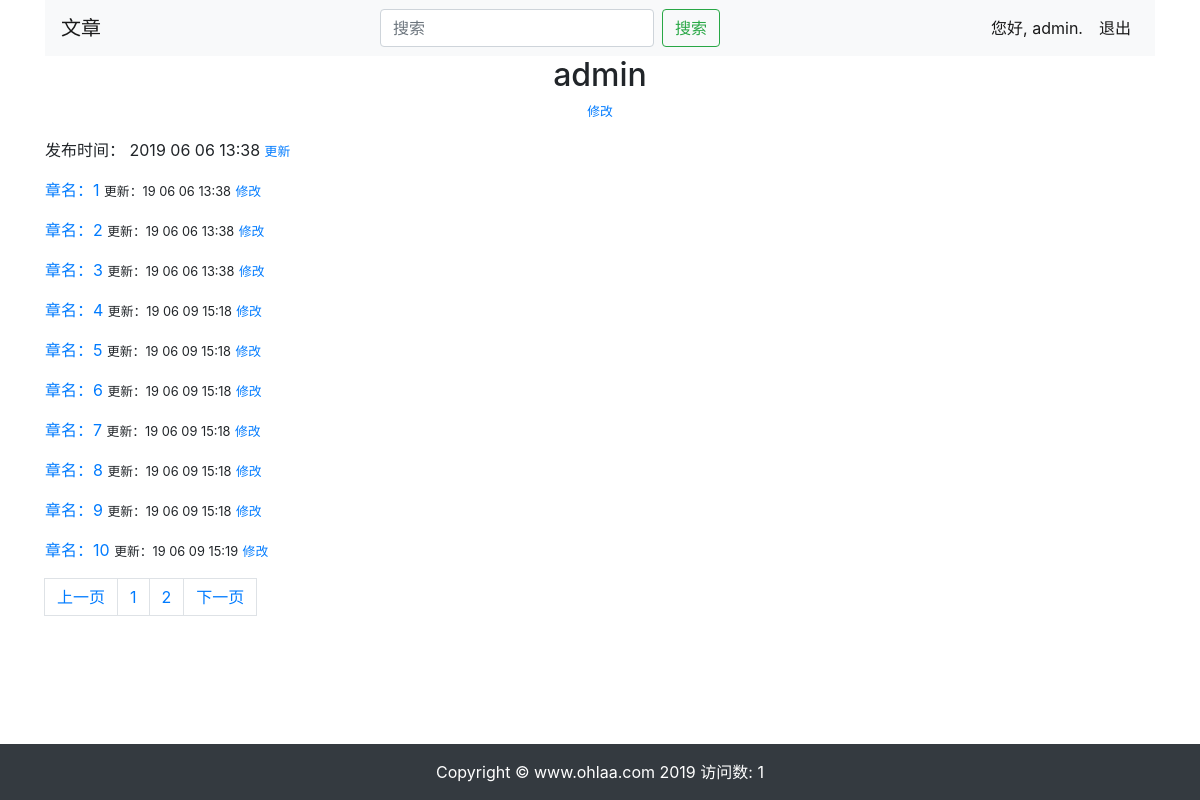
Page /article/1/ (signed in) on the committed database.
### learning_logs/models.py (models this page shows)
class Article(models.Model):
	art_name=models.CharField('标题',max_length=200)
	art_add_date=models.DateTimeField(auto_now_add=True)
	art_author=models.CharField('作者',max_length=10,default="")
	user_owner=models.ForeignKey(User,on_delete=models.CASCADE)
	art_type=models.CharField('类型',max_length=200)
	art_status=models.CharField('状态',max_length=200,default="")
	art_introduction=models.CharField('简介',max_length=200,default="")
	art_name_used=models.CharField('曾用名',max_length=200,default="")
	def __str__(self):
		if len(self.art_name)>=20:
			art_name_limit=self.art_name[:20]+'...'
		else:
			art_name_limit=self.art_name
		return art_name_limit

class ArtChapter(models.Model):
	chapter_name=models.CharField('章名',max_length=200)
	chapter_content=models.TextField('文章内容')
	article=models.ForeignKey(Article,verbose_name="文章",on_delete=models.CASCADE,null=True)
	chapter_add_date=models.DateTimeField(auto_now=True)
	class Meta:
		ordering=['chapter_add_date']

### learning_logs/views.py (the view)
# urls.py: re_path(r'^article/(?P<article_id>\d+)/$', views.article,name='article'),
def article(request,article_id):
	article=Article.objects.get(id=article_id)
	artchapters=article.artchapter_set.all()
	paginator=Paginator(artchapters,10)
	current_page=int(request.GET.get('page',1))
	if paginator.num_pages >7 :
		if current_page-3 < 1:
			page_ran=range(1,8)
		elif current_page +3 >paginator.num_pages:
			page_ran=range(paginator.num_pages-6,paginator.num_pages+1)
		else:
			page_ran=range(current_page-3,current_page+4)
		page_range=page_ran
	else:
		page_range=paginator.page_range
	current_page_chapter=paginator.page(current_page)
	context = {'article':article,'current_page_chapter':current_page_chapter,'page_range':page_range}
	return render(request,'learning_logs/article.html',context)

### learning_logs/templates/learning_logs/article.html
{% extends 'learning_logs/base.html' %}
{% block header %}
<h2 class="text-center">{{ article }}</h2>
<p class="small text-center">
	{% if article.user_owner == request.user %}
	<a href="{% url 'learning_logs:edit_art_chapter' article.id %}">修改</a>
	{% endif %}
</p>
{% endblock header %}
{% block content %}
<div class="panel panel-default">
	<div class="panel-body">
		<p>发布时间：
			{{ article.art_add_date|date:'Y m d H:i' }}
			{% if article.user_owner == request.user %}
			<small>
				<a href="{% url 'learning_logs:new_chapter' article.id%}">更新</a>
			</small>
			{% endif %}
		</p>
	</div>
	{% for i in current_page_chapter %}
		<p>
		<a href="{% url 'learning_logs:look_chapter' i.id %}">
			章名：{{i.chapter_name}}
		</a><small> 更新：{{i.chapter_add_date|date:'y m d H:i'}}</small>
		{% if article.user_owner == request.user %}
			<small>
				<a href="{% url 'learning_logs:edit_chapter' article.id i.id%}">修改</a>
			</small>
		{% endif %}
		</p>
	{% endfor %}
</div>
	<nav aria-label="Page navigation example">
		<ul class="pagination">
			{% if current_page_chapter.has_previous %}
			<li class="page-item"><a class="page-link" href="?current_page_chapter.previous_page_number" aria-label="Previous"><span aria-hidden="true">上一页</span></a></li>
			{% else %}
			<li class="disabled"><a class="page-link" href="" aria-label="Next"><span aria-hidden="true">上一页</span></a></li>
			{% endif %}
			{% for page in page_range %}
			<li class="page-item"><a class="page-link" href="?page={{page}}">{{page}}</a></li>
			{% endfor %}
			{% if current_page_chapter.has_next%}
			<li><a class="page-link" href="?page={{current_page_chapter.next_page_number}}" aria-label="Next"><span aria-hidden="true">下一页</span></a></li>
			{% else %}
			<li class="disabled"><a class="page-link"  href="" aria-label="Next"><span aria-hidden="true">下一页</span></a></li>
			{% endif %}
		</ul>
	</nav>
{% endblock content %}

### learning_logs/templates/header.html (shortened to what this page needs)
<div class="container">
  <nav class="navbar navbar-expand-lg navbar-light bg-light ">
    <a class="navbar-brand" href="{% url 'learning_logs:index' %}">文章</a>
    <div class="collapse navbar-collapse" id="navbarSupportedContent">
      <ul class="navbar-nav mr-auto">
        <form class="form-inline mr-auto my-2 my-lg-0" method="get" action="{% url 'learning_logs:search' %}">
          <input class="form-control mr-sm-2" type="search" placeholder="搜索" aria-label="Search" name="search_name" required>
          <button class="btn btn-outline-success my-2 my-sm-0" type="submit">搜索</button>
        </form>
      </ul>
      <ul class="navbar-nav mr-right">
        {% if user.is_authenticated %}
          <li class="nav-item">
            <a class="nav-link active" >您好, {{ user.username }}.</a>
          </li>
          <li class="nav-item">
            <a class="nav-link active" href="{% url 'users:logout' %}">退出</a>
          </li>
        {% endif %}
      </ul>
    </div>
  </nav>
</div>

### rows in the picture
Article: art_name "admin", art_add_date "2019 06 06 13:38"
ArtChapter: chapter_name "1", chapter_add_date "19 06 06 13:38"
ArtChapter: chapter_name "2", chapter_add_date "19 06 06 13:38"
ArtChapter: chapter_name "3", chapter_add_date "19 06 06 13:38"
ArtChapter: chapter_name "4", chapter_add_date "19 06 09 15:18"
ArtChapter: chapter_name "5", chapter_add_date "19 06 09 15:18"
ArtChapter: chapter_name "6", chapter_add_date "19 06 09 15:18"
ArtChapter: chapter_name "7", chapter_add_date "19 06 09 15:18"
ArtChapter: chapter_name "8", chapter_add_date "19 06 09 15:18"
ArtChapter: chapter_name "9", chapter_add_date "19 06 09 15:18"
ArtChapter: chapter_name "10", chapter_add_date "19 06 09 15:19"

### other values in the picture
{{ user.username }} "admin"
{{ page }} "1" "2"
